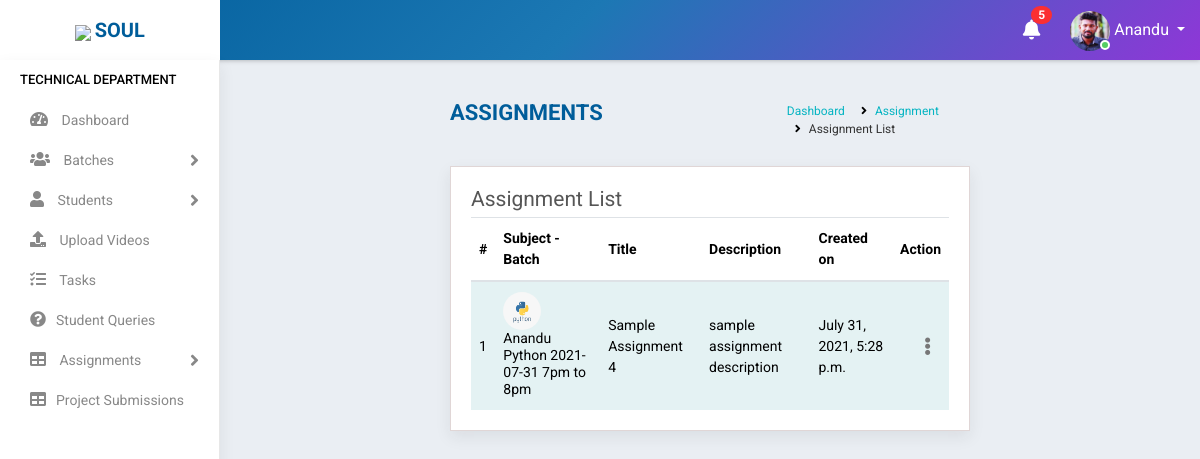
Page /trainer/assignment_list/ (signed in) on the committed database.
### accounts/models.py (models this page shows, shortened)
class Staff(models.Model):
    value= (
    ('1', 'Operations'),
    ('2', 'Sales'),
    ('3', 'Trainer'),
    ('4', 'Admin'),
    )
    state = (
    ('Andhra Pradesh','Andhra Pradesh'),
    ('Arunachal Pradesh','Arunachal Pradesh'),
    ('Assam','Assam'),
    ('Bihar','Bihar'),
    ('Chhattisgarh','Chattisgarh'),
    ('Goa','Goa'),
    ('Gujarat','Gujarat'),
    ('Haryana','Haryana'),
    ('Himachal Pradesh','Himachal Pradesh'),
    ('Jharkhand','Jharkhand'),
    ('Karnataka','Karnataka'),
    ('Kerala','Kerala'),
    ('Madhya Pradesh','Madhya Pradesh'),
    ('Maharashtra','Maharashtra'),
    ('Manipur','Manipur'),
    ('Meghalaya','Meghalaya'),
    ('Mizoram','Mizoram'),
    ('Nagaland','Nagaland'),
    ('Odisha','Odisha'),
    ('Rajasthan','Rajasthan'),
    ('Sikkim','Sikkim'),
    ('Tamil Nadu','Tamil Nadu'),
    ('Telangana','Telangana'),
    ('Tripura','Tripura'),
    ('Uttar Pradesh','Uttar Pradesh'),
    ('Uttarakhand','Uttarakhand'),
    ('West Bengal','West Bengal')
    )
    groups = (
        ('AB+', 'AB+'),
        ('AB-', 'AB-'),
        ('A+', 'A+'),
        ('A-', 'A-'),
        ('B+', 'B+'),
        ('B-', 'B-'),
        ('O+', 'O+'),
        ('O-', 'O-'),
        )
    user = models.OneToOneField(User,on_delete=models.CASCADE,null=True,blank=True)
    name = models.CharField(max_length=100,null=True, blank=True)
    empid = models.CharField(max_length=100,null=True, blank=True)
    mobile = models.CharField(max_length=10,null=True, blank=True)
    email = models.EmailField(max_length=200,null=True, blank=True)
    sex = models.CharField(max_length=10,null=True,choices=(('Male','Male'),('Female','Female')), blank=True)
    dob = models.DateField(null=True, blank=True)
    doj = models.DateField(null=True, blank=True)
    blood_group = models.CharField(max_length=100,null=True, blank=True,choices=groups)
    house = models.CharField(max_length=100,null=True, blank=True)
    street =models.CharField(max_length=100,null=True, blank=True)
    street2 =models.CharField(max_length=100,null=True, blank=True)
    city = models.CharField(max_length=100,null=True, blank=True)
    state = models.CharField(max_length=100,null=True,choices=state, blank=True)
    stype = models.CharField(max_length=100,null=True,choices=value, blank=True)
    status = models.CharField(max_length=20,choices=(('Active','Active'),('Inactive','Inactive')),default='Active')
    profile_pic = models.ImageField(null=True, blank=True,default="student.jpg")
    def __str__(self):
        return self.name

class Assignment(models.Model):
    batch = models.ForeignKey(Batch,on_delete=models.CASCADE,null=True,blank=True,limit_choices_to={'status':"Ongoing"})
    topic = models.CharField(max_length=100,null=True, blank=True)
    description = models.TextField(max_length=100,null=True, blank=True)
    link = models.CharField(max_length=1000,null=True, blank=True)
    datecreated = models.DateTimeField(null=True,blank=True,auto_now_add=True)

class Batch(models.Model):
    mod_value= [
    ('1', 'Weekday'),
    ('2', 'Weekend')
    ]
    status_value= [
        ('Yet to start', 'Yet to start'),
        ('Ongoing', 'Ongoing'),
        ('Completed', 'Completed'),
    ]
    subject = models.ForeignKey(Courses,on_delete=models.CASCADE,null=True,blank=True)
    trainer = models.ForeignKey(Staff,on_delete=models.CASCADE,null=True,limit_choices_to={'stype':"3"},blank=True)
    timing = models.CharField(max_length=100, null=True,blank=True)
    start_date = models.DateField(null=True,blank=True)
    end_date = models.DateField(null=True,blank=True)
    link = models.CharField(max_length=1000,null=True,blank=True)
    passcode = models.CharField(max_length=100,null=True,blank=True,default="N/A")
    mode = models.CharField(max_length=100,choices=mod_value,default=1,blank=True)
    status = models.CharField(max_length=100,choices=status_value,blank=True,default="Yet to start")
    def __str__(self):
        return "%s %s %s %s" %(self.trainer , self.subject , self.start_date , self.timing)

class Courses(models.Model):
    name = models.CharField(max_length=300,null=True)
    fee = models.CharField(max_length=6)
    link = models.CharField(max_length=1000,null=True, blank=True)
    project_file = models.CharField(max_length=1000,null=True,blank=True)
    pic = models.ImageField(null=True, blank=True)
    def __str__(self):
        return self.name

### accounts/views.py (the view)
# urls.py: path('trainer/assignment_list/',ViewAssignments.as_view(),name='assignments_listed'),
class ViewAssignments(View):
    def get(self, request):
        user=request.user
        if user.is_authenticated:
            note = Notification.objects.filter(receiver=user).filter(status="Not Read").order_by('-datetime')
            no_count = note.count()
            try:
                s= Staff.objects.get(user=user)
                if s.stype == "3":
                    batch = Batch.objects.filter(trainer=s).filter(status="Ongoing")
                    assi = Assignment.objects.filter(batch__in=batch).order_by('-datecreated')
                    return render(request,'accounts/assignment_list.html',{'assi':assi,'no_count':no_count,'note':note,'s':s})
                else:
                    return redirect('home')
            except:
                return redirect('home')
        else:
            return redirect('logout')

### accounts/templates/accounts/assignment_list.html (shortened to what this page needs)
{% extends 'accounts/main.html' %}
    {% block content %}
<div class="main-wrapper">
    {% include 'accounts/navbar.html' %}
    {% include 'accounts/sidebar_trainer.html' %}
        <div class="page-wrapper">
            <div class="content container-fluid">
                <div class="page-header">
                    <div class="row">
                        <div class="col-lg-7 col-md-12 col-sm-12 col-12">
                            <h5 class="text-uppercase">Assignments</h5>
                        </div>
                        <div class="col-lg-5 col-md-12 col-sm-12 col-12">
                            <ul class="list-inline breadcrumb float-right">
                                <li class="list-inline-item"><a href="{% url 'home' %}">Dashboard</a></li>
                                <li class="list-inline-item"><a href="">Assignment</a></li>
                                <li class="list-inline-item">Assignment List</li>
                            </ul>
                        </div>
                    </div>
                </div>
                <div class="content-page">
                    <div class="row">
                        <div class="col-sm-8 col-5">
                            <h4 class="page-title">Assignment List</h4>
                        </div>
                    </div>
                    <div class="row">
                        <div class="col-md-12">
                            <div class="table-responsive">
                                <table class="table table-striped custom-table">
                                    <thead>
                                        <tr>
                                            <th>#</th>
                                            <th>Subject - Batch</th>
                                            <th>Title</th>
                                            <th>Description</th>
                                            <th>Created on</th>
                                            <th class="text-right">Action</th>
                                        </tr>
                                    </thead>
                                    <tbody>
                                        {% for i in assi %}
                                        <tr>
                                            <td>
                                                {{forloop.counter}}
                                            </td>
                                            <td>
                                                <h2><a href="" class="avatar text-white"><img src="{{i.batch.subject.pic.url}}" width="40" height="40" alt="{{student.name}}"></a></h2>
                                                <h2>{{i.batch}}</h2>
                                            </td>
                                            <td>{{i.topic}}</td>
                                            <td>{{i.description}}</td>
                                            <td>{{i.datecreated}}</td>
                                            <td class="text-right">
                                                <div class="dropdown dropdown-action">
                                                    <a href="#" class="action-icon dropdown-toggle" data-toggle="dropdown"
                                                        aria-expanded="false"><i class="fas fa-ellipsis-v"></i></a>
                                                </div>
                                            </td>
                                        </tr>
                                        {% endfor %}
                                    </tbody>
                                </table>
                            </div>
                        </div>
                    </div>
                </div>
            </div>
        </div>
    </div>
{% endblock %}

### accounts/templates/accounts/navbar.html (shortened to what this page needs)
<div class="header">
    <div class="header-left">
        <a href="https://www.teqstories.com" class="logo">
            <img src="https://www.teqstories.com/assets/images/Blue.png" style="height: 40px;width:auto;">
            <span class="text-uppercase"><b>Soul</b></span>
        </a>
    </div>
    <div class="page-title-box float-left">
    </div>
    <ul class="nav user-menu float-right">
        {% include 'accounts/mini/notify.html' %}
        <li class="nav-item dropdown has-arrow">
            <a href="#" class="dropdown-toggle nav-link user-link" data-toggle="dropdown">
                <span class="user-img">
                    {% if request.user.staff.profile_pic %}
                    <img class="rounded-circle" src="{{request.user.staff.profile_pic.url}}" width="40" height="40" alt="Admin">
                    {% endif %}
                    <span class="status online"></span></span>
                <span>{{request.user.staff.name|title}}</span>
            </a>
        </li>
    </ul>
</div>

### rows in the picture
Assignment: batch.subject.pic (picture), batch "Anandu Python 2021-07-31 7pm to 8pm", topic "Sample Assignment 4", description "sample assignment description", datecreated "July 31, 2021, 5:28 p.m."

### other values in the picture
{{ no_count }} "5"
{{ request.user.staff.name|title }} "Anandu"
